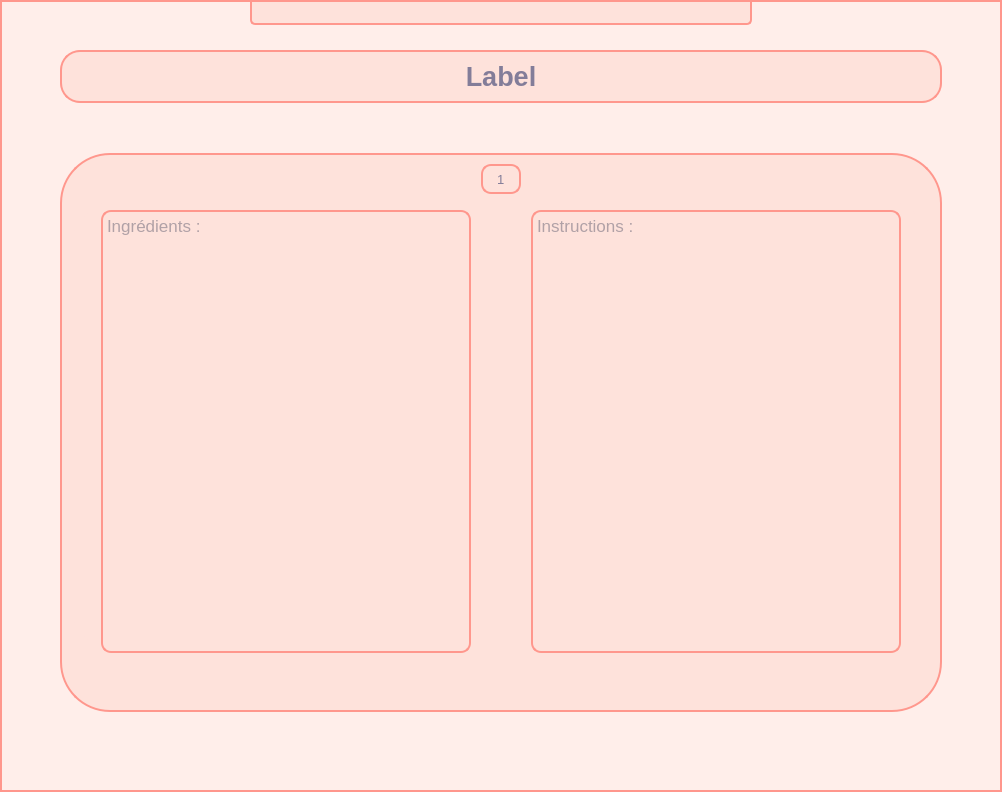
<?xml version="1.0" encoding="UTF-8"?>
<ui version="4.0">
 <class>Dialog</class>
 <widget class="QDialog" name="Dialog">
  <property name="geometry">
   <rect>
    <x>0</x>
    <y>0</y>
    <width>1002</width>
    <height>792</height>
   </rect>
  </property>
  <property name="windowTitle">
   <string>Dialog</string>
  </property>
  <layout class="QVBoxLayout" name="verticalLayout_2">
   <property name="spacing">
    <number>0</number>
   </property>
   <property name="leftMargin">
    <number>0</number>
   </property>
   <property name="topMargin">
    <number>0</number>
   </property>
   <property name="rightMargin">
    <number>0</number>
   </property>
   <property name="bottomMargin">
    <number>0</number>
   </property>
   <item>
    <widget class="QWidget" name="widget" native="true">
     <property name="minimumSize">
      <size>
       <width>0</width>
       <height>30</height>
      </size>
     </property>
     <property name="maximumSize">
      <size>
       <width>16777215</width>
       <height>30</height>
      </size>
     </property>
     <property name="styleSheet">
      <string notr="true">QWidget {
    background-color: #ffeeea;  
    border-width: 2px;
    border-style: solid;
    border-color: #ff978d;
	border-bottom:none;
}

QFrame {
    border-color: #ff978d;
    background-color: #fee2db;
    border-bottom-left-radius: 5px;
    border-bottom-right-radius: 5px;
    border-bottom: 2px solid #ff978d;
}
</string>
     </property>
     <layout class="QHBoxLayout" name="horizontalLayout">
      <property name="spacing">
       <number>200</number>
      </property>
      <property name="leftMargin">
       <number>250</number>
      </property>
      <property name="topMargin">
       <number>0</number>
      </property>
      <property name="rightMargin">
       <number>0</number>
      </property>
      <property name="bottomMargin">
       <number>5</number>
      </property>
      <item>
       <widget class="QFrame" name="hotbar_mouv">
        <property name="styleSheet">
         <string notr="true"/>
        </property>
        <property name="frameShape">
         <enum>QFrame::StyledPanel</enum>
        </property>
        <property name="frameShadow">
         <enum>QFrame::Raised</enum>
        </property>
       </widget>
      </item>
      <item>
       <widget class="QFrame" name="closeButonFrame">
        <property name="minimumSize">
         <size>
          <width>50</width>
          <height>30</height>
         </size>
        </property>
        <property name="maximumSize">
         <size>
          <width>50</width>
          <height>30</height>
         </size>
        </property>
        <property name="styleSheet">
         <string notr="true">border:None;
background-color:transparent;</string>
        </property>
        <property name="frameShape">
         <enum>QFrame::StyledPanel</enum>
        </property>
        <property name="frameShadow">
         <enum>QFrame::Raised</enum>
        </property>
        <layout class="QHBoxLayout" name="horizontalLayout_7">
         <property name="leftMargin">
          <number>0</number>
         </property>
         <property name="topMargin">
          <number>0</number>
         </property>
         <property name="rightMargin">
          <number>0</number>
         </property>
         <property name="bottomMargin">
          <number>0</number>
         </property>
         <item>
          <widget class="QPushButton" name="closeButton">
           <property name="minimumSize">
            <size>
             <width>40</width>
             <height>20</height>
            </size>
           </property>
           <property name="maximumSize">
            <size>
             <width>40</width>
             <height>20</height>
            </size>
           </property>
           <property name="styleSheet">
            <string notr="true">QPushButton { background: transparent; border:0px; } 
QPushButton:hover {background-color:#ff6f61;color:white;border-radius:2px}</string>
           </property>
           <property name="text">
            <string/>
           </property>
           <property name="icon">
            <iconset>
             <normaloff>assets/croce.png</normaloff>assets/croce.png</iconset>
           </property>
          </widget>
         </item>
        </layout>
       </widget>
      </item>
     </layout>
    </widget>
   </item>
   <item>
    <widget class="QWidget" name="widget_2" native="true">
     <property name="styleSheet">
      <string notr="true">background-color:#ffeeea;  
border-width:2px;
border-style:solid;
border-color:#ff978d;
border-top:None;</string>
     </property>
     <layout class="QVBoxLayout" name="verticalLayout_4">
      <property name="spacing">
       <number>50</number>
      </property>
      <property name="leftMargin">
       <number>60</number>
      </property>
      <property name="topMargin">
       <number>20</number>
      </property>
      <property name="rightMargin">
       <number>60</number>
      </property>
      <property name="bottomMargin">
       <number>80</number>
      </property>
      <item>
       <widget class="QFrame" name="frame">
        <property name="styleSheet">
         <string notr="true">border-radius:20px;
border-width:2px;
border-style:solid;
border-color:#ff978d;
background-color:#fee2db;</string>
        </property>
        <property name="frameShape">
         <enum>QFrame::StyledPanel</enum>
        </property>
        <property name="frameShadow">
         <enum>QFrame::Raised</enum>
        </property>
        <layout class="QHBoxLayout" name="horizontalLayout_3">
         <item>
          <widget class="QLabel" name="recipe_name_label">
           <property name="font">
            <font>
             <family>Arial</family>
             <pointsize>20</pointsize>
             <weight>75</weight>
             <bold>true</bold>
             <underline>false</underline>
            </font>
           </property>
           <property name="styleSheet">
            <string notr="true">color: #837d99;
border:None;</string>
           </property>
           <property name="text">
            <string>Label</string>
           </property>
           <property name="alignment">
            <set>Qt::AlignCenter</set>
           </property>
          </widget>
         </item>
        </layout>
       </widget>
      </item>
      <item>
       <widget class="QFrame" name="AjoutFrame">
        <property name="sizePolicy">
         <sizepolicy hsizetype="Expanding" vsizetype="Expanding">
          <horstretch>0</horstretch>
          <verstretch>0</verstretch>
         </sizepolicy>
        </property>
        <property name="styleSheet">
         <string notr="true">border-radius:50px;
border-width:2px;
border-style:solid;
border-color:#ff978d;
background-color:#fee2db;</string>
        </property>
        <property name="frameShape">
         <enum>QFrame::StyledPanel</enum>
        </property>
        <property name="frameShadow">
         <enum>QFrame::Raised</enum>
        </property>
        <layout class="QVBoxLayout" name="verticalLayout_3">
         <item alignment="Qt::AlignHCenter">
          <widget class="QFrame" name="frame_2">
           <property name="minimumSize">
            <size>
             <width>0</width>
             <height>30</height>
            </size>
           </property>
           <property name="maximumSize">
            <size>
             <width>16777215</width>
             <height>30</height>
            </size>
           </property>
           <property name="styleSheet">
            <string notr="true">border:None;</string>
           </property>
           <property name="frameShape">
            <enum>QFrame::StyledPanel</enum>
           </property>
           <property name="frameShadow">
            <enum>QFrame::Raised</enum>
           </property>
           <layout class="QHBoxLayout" name="horizontalLayout_4">
            <property name="spacing">
             <number>0</number>
            </property>
            <property name="leftMargin">
             <number>0</number>
            </property>
            <property name="topMargin">
             <number>0</number>
            </property>
            <property name="rightMargin">
             <number>0</number>
            </property>
            <property name="bottomMargin">
             <number>0</number>
            </property>
            <item>
             <widget class="QLineEdit" name="lineEdit">
              <property name="minimumSize">
               <size>
                <width>40</width>
                <height>30</height>
               </size>
              </property>
              <property name="maximumSize">
               <size>
                <width>40</width>
                <height>30</height>
               </size>
              </property>
              <property name="font">
               <font>
                <pointsize>10</pointsize>
               </font>
              </property>
              <property name="styleSheet">
               <string notr="true"> border-width:2px;
   border-radius:10px;
   border-style:solid;
   border-color:#ff978d;
   color: #837d99</string>
              </property>
              <property name="text">
               <string>1</string>
              </property>
              <property name="alignment">
               <set>Qt::AlignCenter</set>
              </property>
             </widget>
            </item>
           </layout>
          </widget>
         </item>
         <item>
          <widget class="QFrame" name="frame_3">
           <property name="layoutDirection">
            <enum>Qt::RightToLeft</enum>
           </property>
           <property name="styleSheet">
            <string notr="true">border:None;</string>
           </property>
           <property name="frameShape">
            <enum>QFrame::StyledPanel</enum>
           </property>
           <property name="frameShadow">
            <enum>QFrame::Raised</enum>
           </property>
           <layout class="QHBoxLayout" name="horizontalLayout_6">
            <property name="spacing">
             <number>60</number>
            </property>
            <property name="leftMargin">
             <number>30</number>
            </property>
            <property name="topMargin">
             <number>10</number>
            </property>
            <property name="rightMargin">
             <number>30</number>
            </property>
            <property name="bottomMargin">
             <number>0</number>
            </property>
            <item>
             <widget class="QTextEdit" name="instructionAjout">
              <property name="font">
               <font>
                <family>Arial</family>
                <pointsize>13</pointsize>
               </font>
              </property>
              <property name="styleSheet">
               <string notr="true">QTextEdit {   
   border-width:2px;
   border-radius:10px;
   border-style:solid;
   border-color:#ff978d;
   color: #635f72;
	background-color:#fee2db;
 } </string>
              </property>
              <property name="readOnly">
               <bool>true</bool>
              </property>
              <property name="placeholderText">
               <string>Instructions :</string>
              </property>
             </widget>
            </item>
            <item>
             <widget class="QTextEdit" name="ingredientAjout">
              <property name="font">
               <font>
                <family>Arial</family>
                <pointsize>13</pointsize>
               </font>
              </property>
              <property name="styleSheet">
               <string notr="true">QTextEdit {   
   border-width:2px;
   border-radius:10px;
   border-style:solid;
   border-color:#ff978d;
   color: #635f72;
	background-color:#fee2db;
 } </string>
              </property>
              <property name="readOnly">
               <bool>true</bool>
              </property>
              <property name="placeholderText">
               <string>Ingrédients :</string>
              </property>
             </widget>
            </item>
           </layout>
          </widget>
         </item>
         <item alignment="Qt::AlignHCenter">
          <widget class="QFrame" name="frame_4">
           <property name="minimumSize">
            <size>
             <width>42</width>
             <height>42</height>
            </size>
           </property>
           <property name="maximumSize">
            <size>
             <width>42</width>
             <height>42</height>
            </size>
           </property>
           <property name="styleSheet">
            <string notr="true">border:None;</string>
           </property>
           <property name="frameShape">
            <enum>QFrame::StyledPanel</enum>
           </property>
           <property name="frameShadow">
            <enum>QFrame::Raised</enum>
           </property>
           <layout class="QHBoxLayout" name="horizontalLayout_2">
            <property name="spacing">
             <number>0</number>
            </property>
            <property name="leftMargin">
             <number>0</number>
            </property>
            <property name="topMargin">
             <number>0</number>
            </property>
            <property name="rightMargin">
             <number>0</number>
            </property>
            <property name="bottomMargin">
             <number>0</number>
            </property>
            <item>
             <widget class="QPushButton" name="poubelleButon">
              <property name="minimumSize">
               <size>
                <width>40</width>
                <height>40</height>
               </size>
              </property>
              <property name="maximumSize">
               <size>
                <width>40</width>
                <height>40</height>
               </size>
              </property>
              <property name="styleSheet">
               <string notr="true">QPushButton { background: transparent; border:0px; } 
QPushButton:hover {background-color:#ff6f61;color:white;border-radius:2px}</string>
              </property>
              <property name="text">
               <string/>
              </property>
              <property name="icon">
               <iconset>
                <normaloff>assets/poubelle.png</normaloff>assets/poubelle.png</iconset>
              </property>
              <property name="iconSize">
               <size>
                <width>35</width>
                <height>35</height>
               </size>
              </property>
             </widget>
            </item>
           </layout>
          </widget>
         </item>
        </layout>
       </widget>
      </item>
     </layout>
    </widget>
   </item>
  </layout>
 </widget>
 <resources/>
 <connections/>
</ui>
